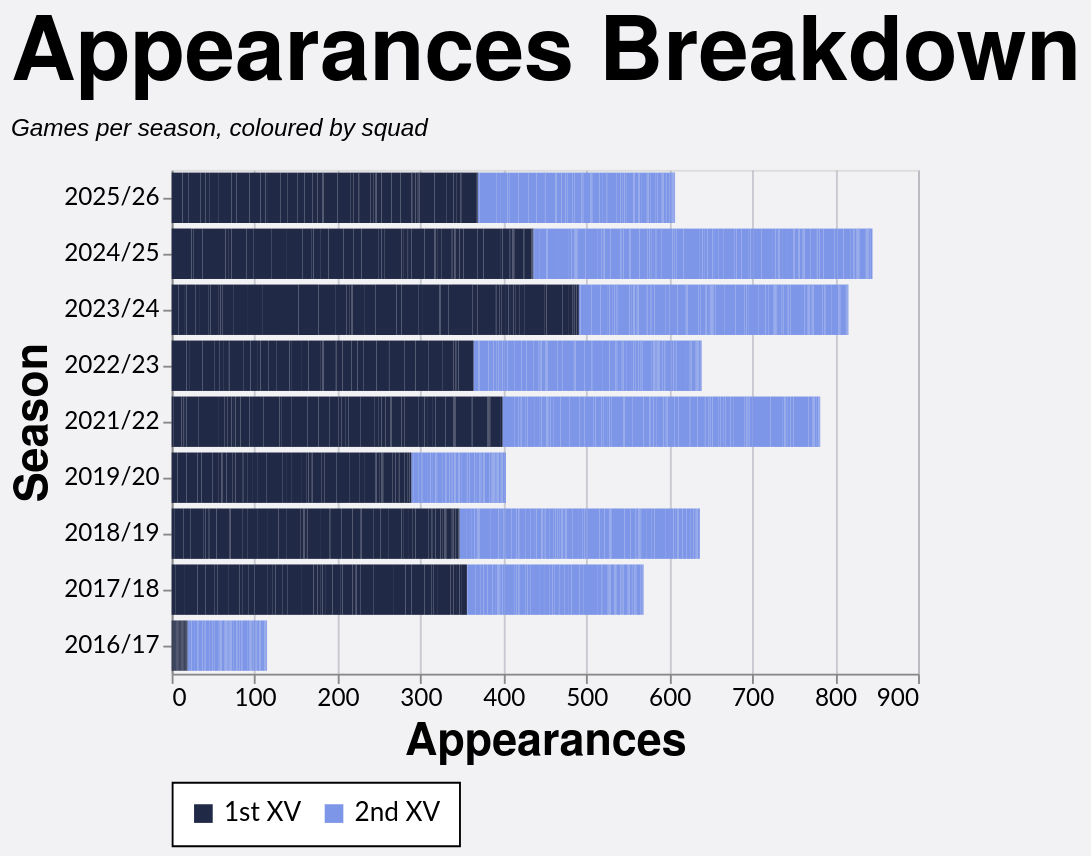

Specify this chart in Vega-Lite:
### Vega-Lite specification from a JSON file in a GitHub repository (floating-point values rounded to 4 significant figures; data arrays with more than 128 entries replaced by an {"elided": "..."} marker saying what was removed)
{"config": {"axis": {"labelFont": "Lato, sans-serif", "titleFont": "PT Sans Narrow, Helvetica Neue, Helvetica, Arial, sans-serif", "labelFontSize": 13, "titleFontSize": 24, "gridColor": "#202947", "gridOpacity": 0.2}, "header": {"labelFont": "PT Sans Narrow, Helvetica Neue, Helvetica, Arial, sans-serif", "titleFont": "PT Sans Narrow, Helvetica Neue, Helvetica, Arial, sans-serif", "labelFontSize": 24, "titleFontSize": 28, "labelFontWeight": "bold", "orient": "left"}, "legend": {"labelFont": "Lato, sans-serif", "titleFont": "PT Sans Narrow, Helvetica Neue, Helvetica, Arial, sans-serif", "labelFontSize": 14, "titleFontSize": 16, "titlePadding": 5, "fillColor": "white", "strokeColor": "black", "padding": 10, "titleFontWeight": "lighter", "titleFontStyle": "italic", "titleColor": "gray", "offset": 10}, "title": {"font": "PT Sans Narrow, Helvetica Neue, Helvetica, Arial, sans-serif", "fontSize": 48, "fontWeight": "bold", "anchor": "start", "align": "center", "titlePadding": 20, "subtitlePadding": 10, "subtitleFontSize": 13, "subtitleColor": "", "subtitleFontStyle": "italic", "offset": 15, "color": "black"}, "axisX": {"labelAngle": 0}, "facet": {"title": null, "header": null, "align": {"row": "each", "column": "each"}}, "resolve": {"scale": {"y": "independent", "facet": "independent"}}, "background": "#f2f1f4"}, "data": {"name": "data-851a506d7a1e921698fc2ad8cfd9868a"}, "mark": {"type": "bar"}, "encoding": {"color": {"field": "color_value", "legend": {"orient": "bottom", "title": null}, "scale": {"range": ["#202946", "#7d96e8", "#99151520"]}, "sort": ["1st XV", "2nd XV", "Unknown"], "type": "nominal"}, "tooltip": [{"field": "player", "title": "Player", "type": "nominal"}, {"field": "season", "title": "Season", "type": "nominal"}, {"field": "color_value", "title": "Group", "type": "nominal"}, {"aggregate": "sum", "field": "apps", "title": "Appearances", "type": "quantitative"}], "x": {"aggregate": "sum", "field": "apps", "title": "Appearances", "type": "quantitative"}, "y": {"field": "season", "sort": {"field": "season_sort", "op": "max", "order": "descending"}, "title": "Season", "type": "nominal"}}, "height": {"step": 30}, "title": {"text": "Appearances Breakdown", "subtitle": "Games per season, coloured by squad"}, "width": 400, "$schema": "https://vega.github.io/schema/vega-lite/v5.20.1.json", "datasets": {"data-851a506d7a1e921698fc2ad8cfd9868a": {"elided": "2466 records"}}}
